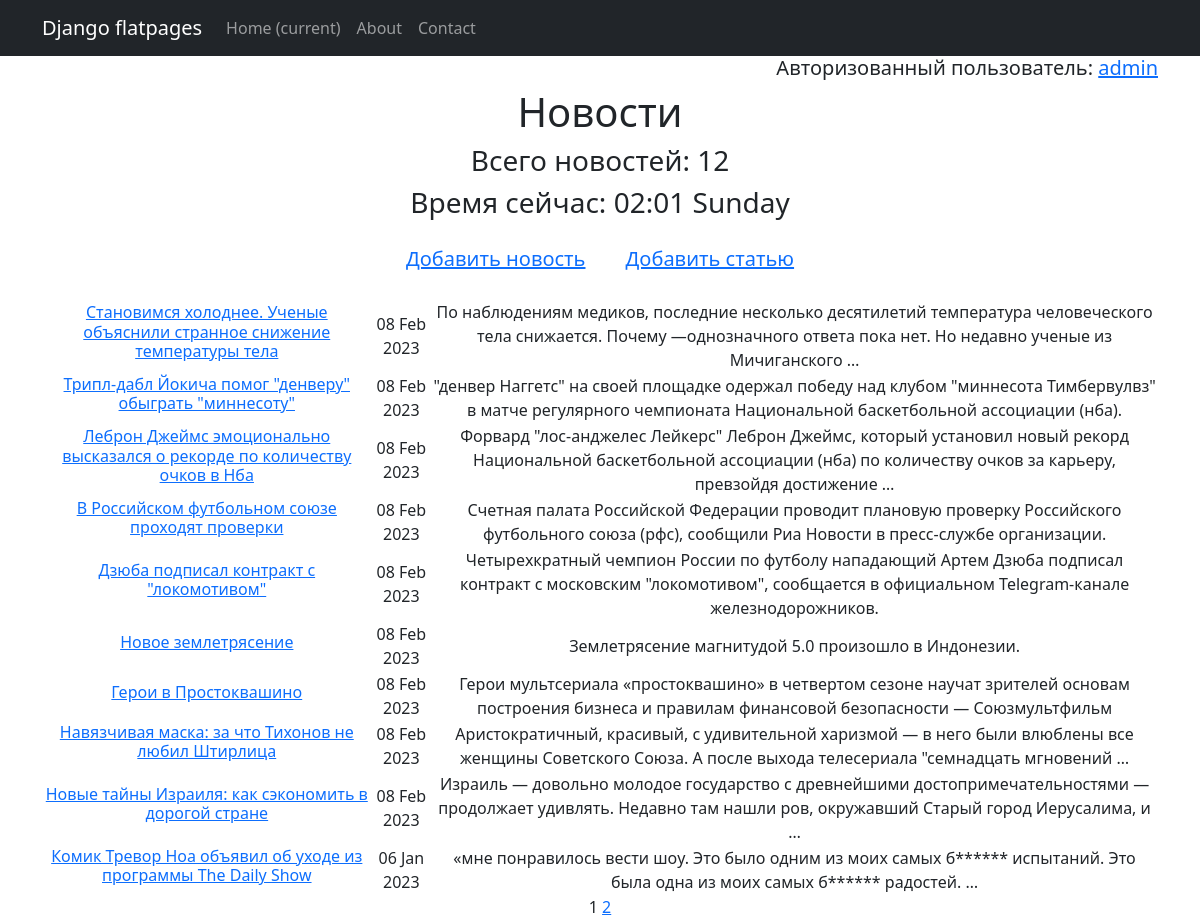
Page /news/ (signed in) on the committed database.
### content/models.py (models this page shows, shortened)
class Post(models.Model):
    article = 'A'
    news = 'N'
    TYPES = [
        (article, 'Статья'),
        (news, 'Новость')
    ]
    author = models.ForeignKey(Author, on_delete=models.CASCADE)
    type = models.CharField(max_length=2,
                                choices=TYPES,
                                default=article)
    time_in = models.DateTimeField(auto_now_add=True)
    category = models.ManyToManyField(Category, through='PostCategory')
    title = models.TextField(default='Заголовок')
    text = models.TextField(default='Содержание')
    rating = models.IntegerField(default=0)

### content/views.py (the view)
# urls.py: path('', NewsListView.as_view(), name='news_list'),
class NewsListView(ListView):
    model = Post
    template_name = 'news.html'
    context_object_name = 'news'
    ordering = '-time_in'
    paginate_by = 10
    def get_context_data(self, **kwargs):
        context = super().get_context_data()
        number_of_posts = Post.objects.aggregate(total_news=Count('id'))
        user = self.request.user
        context['is_author'] = user.groups.filter(name='author').exists()
        context['number_of_posts'] = number_of_posts.get('total_news')
        return context

### content/templatetags/custom_filters.py (called while the page is built)
def replace_with_stars(value:str):
    _list = list(value)
    for i in range(len(value)):
        if _list[-1] != '*':
            _list[i+1] = '*'
        else:
            break
    return "".join(_list)

def checking_letter(value:str, orig:list, num:int):
    if orig[num][0].isupper():
        changed = list(value)
        changed[0] = changed[0].upper()
        changed = "".join(changed)
        return changed
    else:
        return value

@register.filter()
def censor(value):
    try:
        original_str = value.split(' ')
        lower_str = value.lower().split(' ')
        result = []
        i = -1
        for word in lower_str:
            i += 1
            if word in BANNED_WORDS:
                word = replace_with_stars(word)
            word = checking_letter(word, original_str, i)
            result.append(word)
        return " ".join(result)
    except ValueError:
        print("Переданная переменная не является строковой!")
        return value

### content/templatetags/custom_tags.py (called while the page is built)
@register.simple_tag(takes_context=True)
def url_replace(context, **kwargs):
    d = context['request'].GET.copy()
    print(context['request'].GET)
    print(kwargs.items())
    for k, v in kwargs.items():
        d[k] = v
    return d.urlencode()

### templates/news.html (shortened to what this page needs)
{% extends 'flatpages/default.html' %}
{% load custom_filters %}
{% load custom_tags %}
{% block content %}
{% if request.user.is_authenticated %}
    <h5 align="right">Авторизованный пользователь: <a href="profile/">{{ request.user.username }}</a></h5>
{% else %}
    <h5 align="right">Вы не авторизованы!</h5>
    <h5 align="right"><a href="{% url 'account_login' %}">Войти в систему</a></h5>
{% endif %}
<h1>Новости</h1>
<h3>Всего новостей: {{ number_of_posts }}</h3>
<h3>Время сейчас: {% now "H:i l" %}</h3>
{% if is_author %}
    <table align="center" cellpadding="20">
        <tr>
            <td>
                <h5><a href="{% url 'news_create' %}">Добавить новость</a></h5>
            </td>
            <td>
                <h5><a href="{% url 'article_create' %}">Добавить статью</a></h5>
            </td>
        </tr>
    </table>
{% endif %}
{% if news %}
    <table>
    {% for obj in news %}
            <tr>
                <td><h6><a href="{{ obj.id }}">{{ obj.title | censor }}</a></h6></td>
                <td>{{ obj.time_in | date:'d M Y' }}</td>
                <td>{{ obj.text | truncatewords:20 | censor}}</td>
            </tr>
    {% endfor %}
    </table>
{% endif %}
{{ page_obj.number }}
{% if page_obj.has_next %}
    <a href="?{% url_replace page=page_obj.next_page_number %}">{{ page_obj.next_page_number }}</a>
{% endif %}
{% endblock content %}

### rows in the picture
Post: title|censor "Становимся холоднее. Ученые объяснили странное снижение температуры тела", time_in "08 Feb 2023", text|censor "По наблюдениям медиков, последние несколько десятилетий температура человеческого тела снижается. Почему —однозначного ответа пока нет. Но недавно ученые из Мичиганского …"
Post: title|censor "Трипл-дабл Йокича помог \"денверу\" обыграть \"миннесоту\"", time_in "08 Feb 2023", text|censor "\"денвер Наггетс\" на своей площадке одержал победу над клубом \"миннесота Тимбервулвз\" в матче регулярного чемпионата Национальной баскетбольной ассоциации (нба)."
Post: title|censor "Леброн Джеймс эмоционально высказался о рекорде по количеству очков в Нба", time_in "08 Feb 2023", text|censor "Форвард \"лос-анджелес Лейкерс\" Леброн Джеймс, который установил новый рекорд Национальной баскетбольной ассоциации (нба) по количеству очков за карьеру, превзойдя достижение …"
Post: title|censor "В Российском футбольном союзе проходят проверки", time_in "08 Feb 2023", text|censor "Счетная палата Российской Федерации проводит плановую проверку Российского футбольного союза (рфс), сообщили Риа Новости в пресс-службе организации."
Post: title|censor "Дзюба подписал контракт с \"локомотивом\"", time_in "08 Feb 2023", text|censor "Четырехкратный чемпион России по футболу нападающий Артем Дзюба подписал контракт с московским \"локомотивом\", сообщается в официальном Telegram-канале железнодорожников."
Post: title|censor "Новое землетрясение", time_in "08 Feb 2023", text|censor "Землетрясение магнитудой 5.0 произошло в Индонезии."
Post: title|censor "Герои в Простоквашино", time_in "08 Feb 2023", text|censor "Герои мультсериала «простоквашино» в четвертом сезоне научат зрителей основам построения бизнеса и правилам финансовой безопасности — Союзмультфильм"
Post: title|censor "Навязчивая маска: за что Тихонов не любил Штирлица", time_in "08 Feb 2023", text|censor "Аристократичный, красивый, с удивительной харизмой — в него были влюблены все женщины Советского Союза. А после выхода телесериала \"семнадцать мгновений …"
Post: title|censor "Новые тайны Израиля: как сэкономить в дорогой стране", time_in "08 Feb 2023", text|censor "Израиль — довольно молодое государство с древнейшими достопримечательностями — продолжает удивлять. Недавно там нашли ров, окружавший Старый город Иерусалима, и …"
Post: title|censor "Комик Тревор Ноа объявил об уходе из программы The Daily Show", time_in "06 Jan 2023", text|censor "«мне понравилось вести шоу. Это было одним из моих самых б****** испытаний. Это была одна из моих самых б****** радостей. …"

### other values in the picture
{{ request.user.username }} "admin"
{{ number_of_posts }} "12"
{{ page_obj.number }} "1"
{{ page_obj.next_page_number }} "2"
